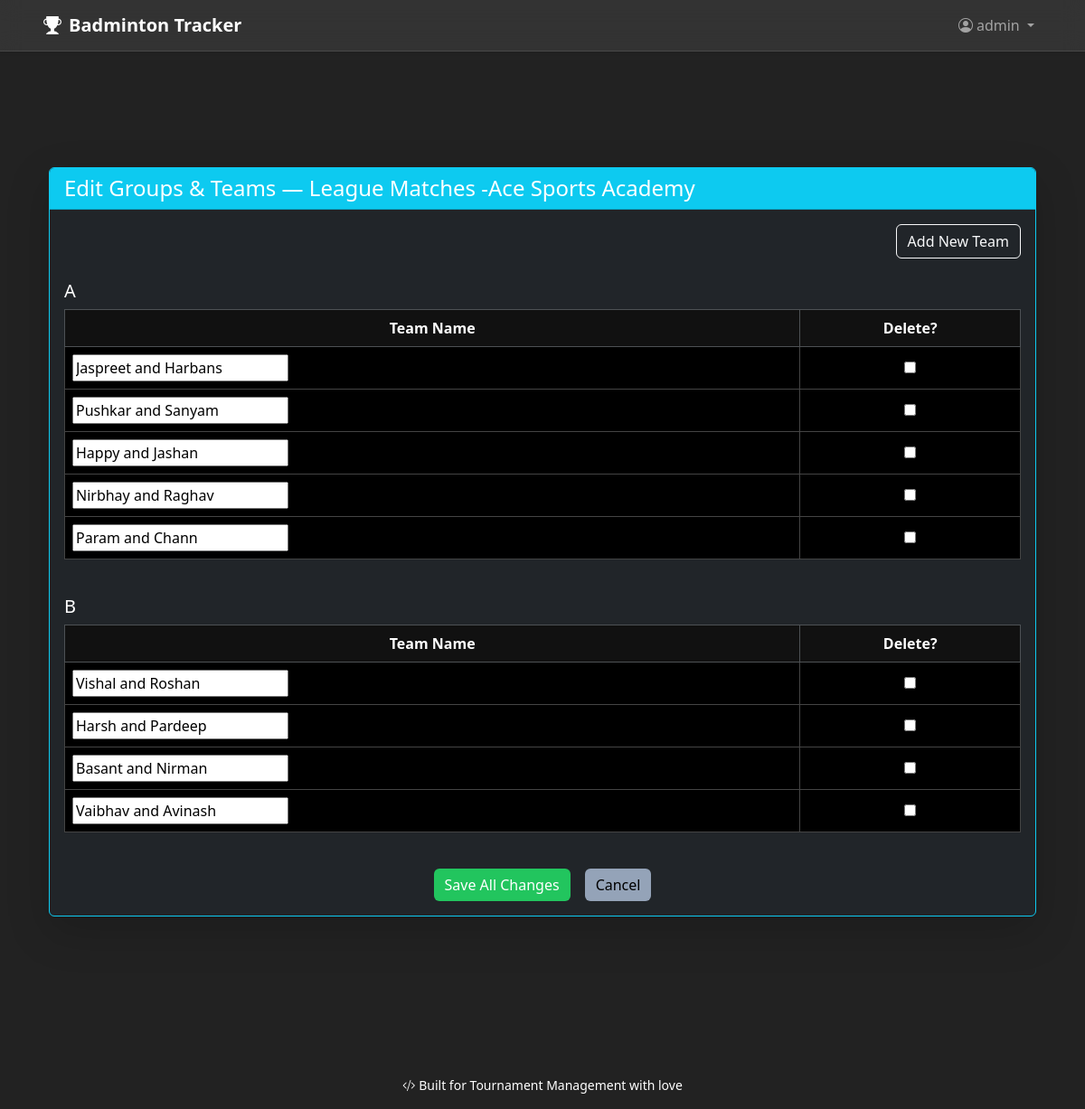
/badminton/tournament/3/edit-groups-teams/ (signed in), run on the app's committed database.
### badminton/models.py (models this page shows, shortened)
class Tournament(models.Model):
    name = models.CharField(max_length=100)
    place = models.CharField(max_length=100)
    date = models.DateField()

class Group(models.Model):
    name = models.CharField(max_length=1)
    tournament = models.ForeignKey(Tournament, on_delete=models.CASCADE, related_name='groups')

class Team(models.Model):
    name = models.CharField(max_length=100)
    group = models.ForeignKey(Group, on_delete=models.CASCADE, related_name='teams')

### badminton/views.py (the view)
# urls.py: path('tournament/<int:tournament_id>/edit-groups-teams/', views.edit_groups_teams, name='edit_groups_teams'),
@login_required
@user_passes_test(is_organiser)
def edit_groups_teams(request, tournament_id):
    tournament = get_object_or_404(Tournament, id=tournament_id)
    groups = Group.objects.filter(tournament=tournament).order_by('name')
    group_forms = []
    all_valid = True
    for group in groups:
        TeamFormSet = modelformset_factory(Team, form=TeamModelForm, extra=0, can_delete=True)
        queryset = Team.objects.filter(group=group)
        if request.method == 'POST':
            formset = TeamFormSet(request.POST, prefix=f"group_{group.id}", queryset=queryset)
            if formset.is_valid():
                instances = formset.save(commit=False)
                for instance in instances:
                    if not instance.group_id:
                        instance.group = group
                    instance.save()
                for obj in formset.deleted_objects:
                    obj.delete()
            else:
                all_valid = False
        else:
            formset = TeamFormSet(prefix=f"group_{group.id}", queryset=queryset)
        group_forms.append((group, formset))
    if request.method == 'POST' and all_valid:
        return redirect('tournament_detail', tournament_id=tournament.id)
    return render(request, 'edit_groups_teams.html', {
        'tournament': tournament,
        'group_forms': group_forms
    })

### badminton/views.py (called while the page is built)
def is_organiser(user):
    return user.is_superuser or user.groups.filter(name='Tournament Organisers').exists()

### badminton/templates/edit_groups_teams.html (shortened to what this page needs)
{% extends 'base.html' %}
{% block content %}
<div class="container mt-5 mb-5">
  {% if perms.badminton.change_team %}
    <div class="card shadow-lg bg-dark text-white border-info">
      <div class="card-header bg-info text-white">
        <h4 class="mb-0">Edit Groups & Teams — {{ tournament.name }}</h4>
      </div>
      <div class="card-body">
        <form method="post">
          <div class="d-flex justify-content-end mb-3">
            <a href="{% url 'add_team' tournament.id %}" class="btn btn-outline-light">
              Add New Team
            </a>
          </div>
          {% for group, formset in group_forms %}
            <h5 class="mt-4">{{ group.name }}</h5>
            <div class="table-responsive">
              <table class="table table-bordered table-striped table-black align-middle">
                <thead class="table-dark text-center">
                  <tr>
                    <th>Team Name</th>
                    <th>Delete?</th>
                  </tr>
                </thead>
                <tbody>
                  {% for form in formset %}
                    <tr>
                      <td>
                        <input type="text"
                               name="{{ form.name.html_name }}"
                               value="{{ form.name.value|default_if_none:'' }}"
                               class="modern-input"
                               id="{{ form.name.id_for_label }}"
                               placeholder="Enter team name">
                      </td>
                      <td class="text-center">
                        {{ form.DELETE }}
                      </td>
                    </tr>
                  {% endfor %}
                </tbody>
              </table>
            </div>
          {% endfor %}
          <div class="mt-4 d-flex justify-content-center gap-3">
            <button type="submit" class="btn btn-success">
              Save All Changes
            </button>
            <a href="{% url 'tournament_detail' tournament.id %}" class="btn btn-secondary">
              Cancel
            </a>
          </div>
        </form>
      </div>
    </div>
  {% else %}
    <div class="alert alert-danger text-center mt-4">
      <strong>Access Denied:</strong> You do not have permission to edit teams.
    </div>
  {% endif %}
</div>
{% endblock %}

### badminton/templates/base.html (shortened to what this page needs)
{% load static %}
<!DOCTYPE html>
<html lang="en">
<head>
  <link href="https://cdn.jsdelivr.net/npm/bootstrap@5.3.3/dist/css/bootstrap.min.css" rel="stylesheet">
  <link rel="stylesheet" href="https://cdn.jsdelivr.net/npm/bootstrap-icons@1.10.5/font/bootstrap-icons.css">
  <link rel="stylesheet" href="{% static 'css/style.css' %}">
</head>
<body class="app-wrapper">
<nav class="navbar navbar-expand-lg navbar-dark shadow-sm sticky-top">
  <div class="container-fluid px-3 px-md-5">
    <a class="navbar-brand fw-bold" href="{% url 'tournament_list' %}">
      <i class="bi bi-trophy-fill me-2"></i>Badminton Tracker
    </a>
    <div class="collapse navbar-collapse mt-2 mt-lg-0" id="navbarContent">
      <ul class="navbar-nav ms-auto align-items-lg-center gap-2">
        {% if user.is_authenticated %}
        <li class="nav-item dropdown">
          <a class="nav-link dropdown-toggle" href="#" id="navbarDropdown" role="button"
             data-bs-toggle="dropdown" aria-expanded="false">
            <i class="bi bi-person-circle me-1"></i>{{ user.username }}
          </a>
        </li>
        {% else %}
        <li class="nav-item">
          <a class="nav-link" href="{% url 'login' %}">
            <i class="bi bi-box-arrow-in-right me-1"></i>Login
          </a>
        </li>
        {% endif %}
      </ul>
    </div>
  </div>
</nav>
<div class="container py-5">
  {% block content %}
  {% endblock %}
</div>
<footer class="text-center text-white mt-5 mb-3 small">
  <i class="bi bi-code-slash me-1"></i>Built for Tournament Management with love
</footer>
</body>
</html>

### badminton/static/css/style.css (style rules this page uses)
:root { --app-bg-color: 34,34,34; }
body { background: rgb(var(--app-bg-color)) !important; background-attachment: fixed; background-size: cover; color: white; font-family: 'Segoe UI', sans-serif; }
.btn-success { background-color: #22c55e !important; color: #fff !important; border: none; }
.btn-secondary { background-color: #94a3b8 !important; color: #000 !important; border: none; }
nav.navbar { background-color: rgba(255, 255, 255, 0.08); backdrop-filter: blur(12px); -webkit-backdrop-filter: blur(12px); border-bottom: 1px solid rgba(255, 255, 255, 0.1); box-shadow: 0 2px 10px rgba(0, 0, 0, 0.2); }
footer { color: #ddd; text-align: center; margin-top: 2rem; }
a, a:hover { color: #ffffff; text-decoration: none; }
.container { padding-top: 2rem; padding-bottom: 2rem; }
.table-black { background-color: #000 !important; color: #fff; border-color: #444; }
.table-black th { background-color: #111 !important; color: #fff; }
.table-black td { background-color: #000 !important; color: #eee; }
.table-black.table-striped tbody tr:nth-of-type(odd) { background-color: #111 !important; }
.table-black.table-striped tbody tr:nth-of-type(even) { background-color: #1a1a1a !important; }

### data on the page
Tournament: name "League Matches -Ace Sports Academy"
Group: name "A"
Team: name.value "Jaspreet and Harbans"
Team: name.value "Pushkar and Sanyam"
Team: name.value "Happy and Jashan"
Team: name.value "Nirbhay and Raghav"
Team: name.value "Param and Chann"
Group: name "B"
Team: name.value "Vishal and Roshan"
Team: name.value "Harsh and Pardeep"
Team: name.value "Basant and Nirman"
Team: name.value "Vaibhav and Avinash"

### other printed values
{{ user.username }} "admin"
